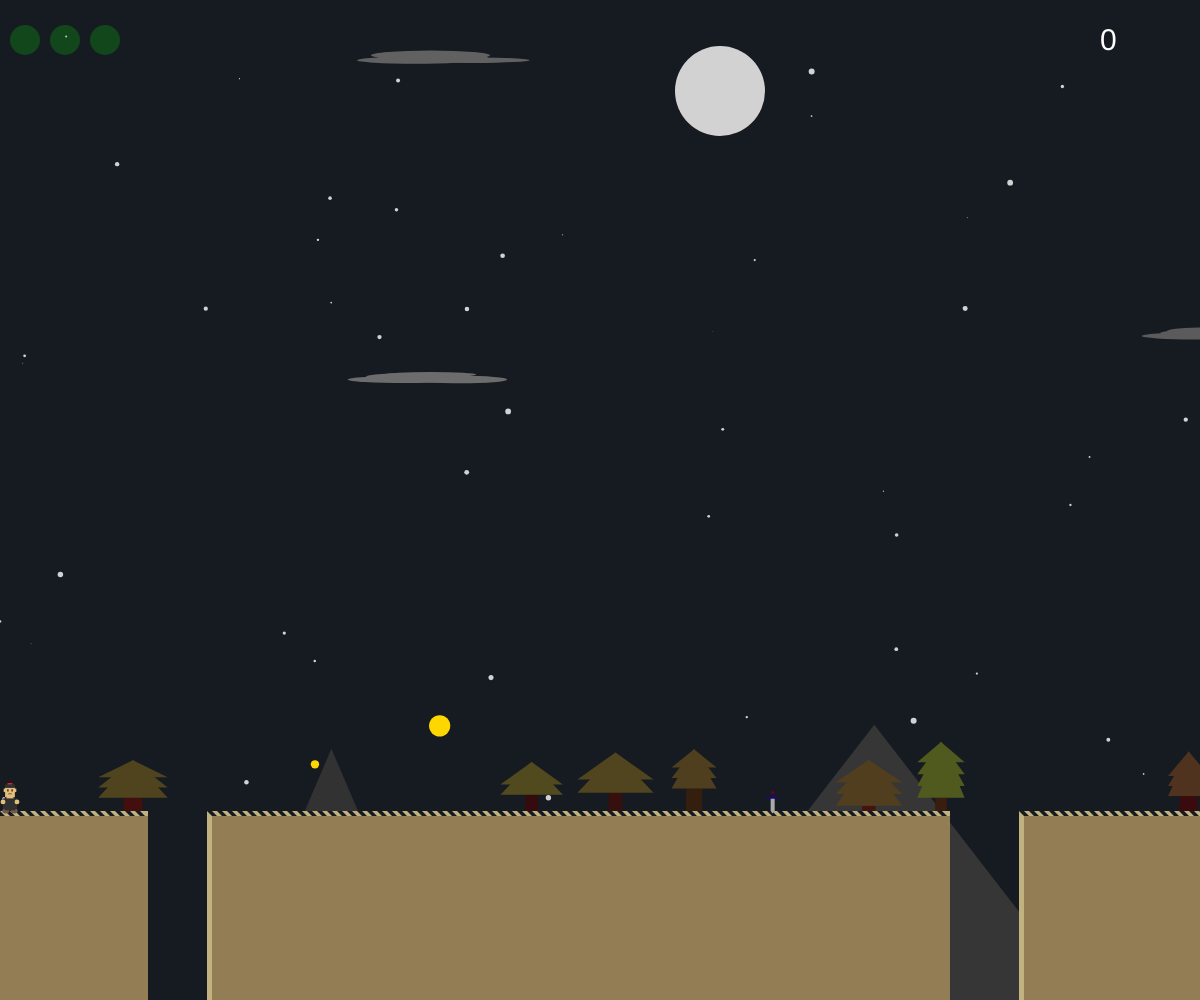
Frame 1 (no input)
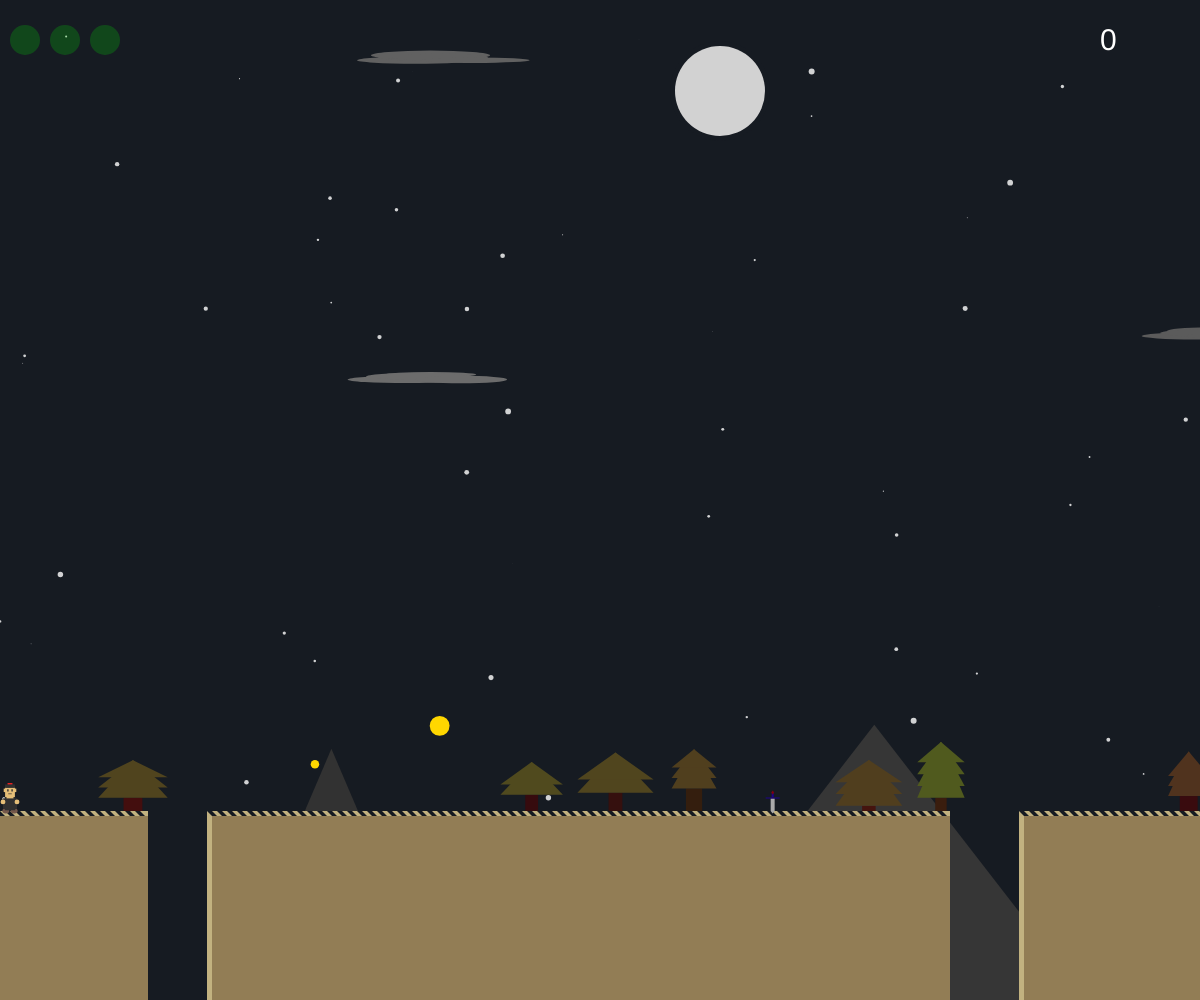
Frame 60 (no input)
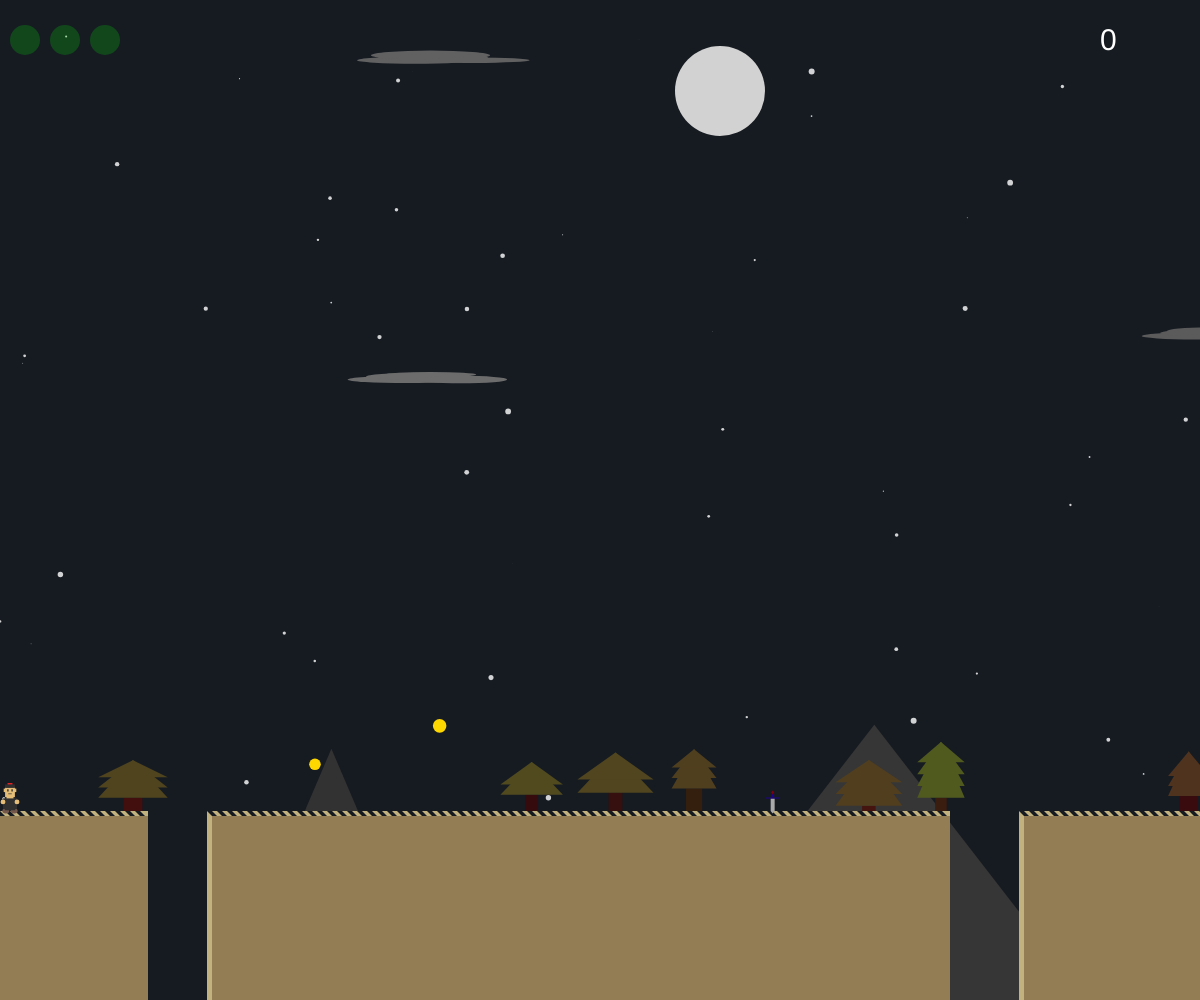
Frame 120 (the mouse pressed at the canvas centre since frame 60)

The p5.js sketch that drew these frames (run headless with seeded random() and noise() and a simulated clock; from frame 60 on, the mouse is pressed at the canvas centre):

// p5.js sketch
// ── sketch.js
// game can be played at https://weilandia.github.io/pyrenees/
// character code is loaded from ./character.js
// level code is loaded from ./level.js

var scrollPos;

function startGame() {
  character.x = 10;
  character.y = lvl.ground.y;
  character.isPlummeting = false;

  scrollPos = 0;
}

function resetGame() {
  character.lives = 3;
  initializeLevel();
  startGame();
}

function setup() {
  createCanvas(windowWidth, windowHeight);
  resetGame();
}

function draw() {
  push();

  translate(scrollPos, 1);
  drawLevel();
  drawCharacter();

  pop();

  if (character.lives < 1) {
    gameOver();
    return;
  }

  if (lvl.flagpole.isReached) {
    levelComplete();
    return;
  } else {
    checkFlagpole();
  }

  handleMovement();
  handleCanyons();
  handleItemCollection();

  checkPlayerDie();

  drawScoreIndicator();
  drawLifeIndicator();
}

function handleMovement() {
  if (character.isLeft) {
    character.x = constrain(character.x - 4, 5, lvl.endX - 10);

    if (character.x > width * 0.8 && scrollPos < 0) {
      scrollPos += 4;
    }
  }

  if (character.isRight && character.x < lvl.endX - 10) {
    character.x = constrain(character.x + 4, 0, lvl.endX - 10);

    if (character.x > width * 0.8 && scrollPos > -(lvl.endX - width)) {
      scrollPos -= 4;
    }
  }

  if (character.y < lvl.ground.y) {
    character.isFalling = true;
    character.y += 2;
  } else {
    character.isFalling = false;
  }
}

function handleItemCollection() {
  if (dist(character.x, character.x, lvl.sword.x, character.x) < 5 && lvl.sword.isFound === false) {
    lvl.sword.isFound = true;
    lvl.score += lvl.sword.value;
  }

  for (var c = 0; c < lvl.coins.length; c++) {
    var coin = lvl.coins[c];

    if (dist(character.x, character.y, coin.x, coin.y) < 50 && coin.isFound === false) {
      lvl.coins[c].isFound = true;
      lvl.score += coin.value;
    }
  }
}

function handleCanyons() {
  for (var c = 0; c < lvl.canyons.length; c ++) {
    var canyon = lvl.canyons[c];

    if (
      character.x >= canyon[0] &&
      character.x < canyon[1] &&
      character.y === lvl.ground.y
    ) {
      character.isPlummeting = true;
    }
  }

  if (character.isPlummeting) {
    character.y += 5;
  }
}

function drawScoreIndicator() {
  fill(255);
  textSize(30);
  text(lvl.score, width - 100, 50);
}

function drawLifeIndicator() {
  for (var l = 0; l < character.lives; l++) {
    stroke([0, 255, 0, 50]);

    if (character.lives < 2) {
      stroke([255, 0, 0, 50]);
    }

    strokeWeight(30);
    point(25 + l * 40, 40);
    noStroke();
  }
}

function levelComplete() {
  fill(255);
  textSize(100);
  text('Level complete!', 5, 100);
  textSize(20);
  text('Press space to continue.', 10, 130);
}

function gameOver() {
  fill(255);
  textSize(100);
  text('Game Over', 5, 100);
  textSize(20);
  text('Press space to continue.', 10, 130);
}

function checkPlayerDie() {
  if (character.y >= height && character.lives > 0) {
    character.lives -= 1;
    startGame();
  }
}

function checkFlagpole() {
  if (dist(character.x, character.x, lvl.flagpole.x, character.x) < 5 && lvl.flagpole.isReached === false) {
    lvl.flagpole.isReached = true;
  }
}

function keyPressed() {
  if (lvl.flagpole.isReached || character.lives < 1) {
    keyCode == 32 && resetGame();
    return;
  }

  if (keyCode == 32 && character.y === lvl.ground.y) {
    character.y -= 100;
  }

  if (keyCode === LEFT_ARROW) {
    character.isLeft = true;
  }

  if (keyCode === RIGHT_ARROW) {
    character.isRight = true;
  }

  return false;
}

function keyReleased() {
  if (keyCode === LEFT_ARROW) {
    character.isLeft = false;
  }

  if (keyCode === RIGHT_ARROW) {
    character.isRight = false;
  }
}

function windowResized() {
  resizeCanvas(windowWidth, windowHeight);
}

// ── character.js
var character = {
  x: -20,
  y: -20,
  score: 0,
  lives: 3,
  scale: 0.7,
  isLeft: false,
  isRight: false,
  isFalling: false,
  isPlummeting: false,
  colors: {
    tone: [228, 190, 120],
    tunic: 48,
    hat: [230, 32, 32],
    boots: [116, 87, 74]
  }
};

function chScale(n) {
  return character.scale * n;
}

function drawCharacter() {
  var profile = character.isLeft || character.isRight;
  var xDir = character.isLeft ? -1 : 1;
  var gameCharX = character.x;
  var gameCharY = character.y

  fill(character["colors"]["boots"]);
  if (character.isFalling) {
    ellipse(gameCharX - chScale(6), gameCharY - chScale(3), chScale(10), chScale(7));
    ellipse(gameCharX + chScale(6), gameCharY - chScale(3), chScale(10), chScale(7));
  } else {
    ellipse(gameCharX - chScale(6), gameCharY, chScale(10), chScale(7));
    ellipse(gameCharX + chScale(6), gameCharY, chScale(10), chScale(7));
  }

  fill(character["colors"]["tunic"]);
  if (profile) {
    rect(gameCharX - chScale(4), gameCharY - chScale(16), chScale(8), chScale(15));
    rect(gameCharX - chScale(4), gameCharY - chScale(20), chScale(8), chScale(15));
    rect(gameCharX - chScale(6), gameCharY - chScale(18), chScale(12), chScale(15));
  } else {
    rect(gameCharX - chScale(7.5), gameCharY - chScale(16), chScale(15), chScale(15));
    rect(gameCharX - chScale(7.5), gameCharY - chScale(20), chScale(15), chScale(15));
    rect(gameCharX - chScale(10), gameCharY - chScale(18), chScale(20), chScale(15));
  }

  fill(character["colors"]["tone"]);
  if (profile) {
    if (character.isFalling) {
      ellipse(gameCharX + chScale(5) * xDir, gameCharY - chScale(15), chScale(7));
    } else {
      ellipse(gameCharX + chScale(5) * xDir, gameCharY - chScale(13), chScale(7));
    }
  } else {
    if (character.isFalling) {
      ellipse(gameCharX - chScale(10), gameCharY - chScale(20), chScale(7));
      ellipse(gameCharX + chScale(10), gameCharY - chScale(15), chScale(7));
    } else {
      ellipse(gameCharX - chScale(10), gameCharY - chScale(13), chScale(7));
      ellipse(gameCharX + chScale(10), gameCharY - chScale(13), chScale(7));
    }
  }

  // head
  rect(gameCharX - chScale(5), gameCharY - chScale(28), chScale(10), chScale(10));
  rect(gameCharX - chScale(7), gameCharY - chScale(34), chScale(14), chScale(14));

  if (profile) {
    if (character.isLeft) {
      rect(gameCharX - chScale(8), gameCharY - chScale(29), chScale(1), chScale(3));
    } else {
      rect(gameCharX + chScale(7), gameCharY - chScale(29), chScale(1), chScale(3));
    }
  } else {
    rect(gameCharX - chScale(9), gameCharY - chScale(32), chScale(18), chScale(5));
  }

  // hat
  fill(character["colors"]["hat"]);
  rect(gameCharX - chScale(3.5), gameCharY - chScale(40), chScale(7), chScale(5));

  fill(character["colors"]["tunic"]);
  rect(gameCharX - chScale(7), gameCharY - chScale(38), chScale(14), chScale(5));

  // eyes
  if (profile) {
    if (character.isLeft) {
      rect(gameCharX - chScale(3), gameCharY - chScale(31), chScale(2), chScale(3));
    } else {
      rect(gameCharX + chScale(2), gameCharY - chScale(31), chScale(2), chScale(3));
    }
  } else {
    rect(gameCharX - chScale(4), gameCharY - chScale(31), chScale(2), chScale(3));
    rect(gameCharX + chScale(2), gameCharY - chScale(31), chScale(2), chScale(3));
  }

  // mouth
  if (profile) {
    if (character.isLeft) {
      rect(gameCharX - chScale(4.5), gameCharY - chScale(25), chScale(3), chScale(1));
    } else {
      rect(gameCharX + chScale(2.5), gameCharY - chScale(25), chScale(3), chScale(1));
    }
  } else {
    rect(gameCharX - chScale(2.5), gameCharY - chScale(25), chScale(5), chScale(1));
  }
}

// ── level.js
var lvl, mountains, ground, moon, stars, sword;

function initializeLevel() {
  lvl = {
    score: 0,
    startX: -5,
    endX: 7000,
    flagpole: {
      x: 6950,
      isReached: false
    },
    sky: {
      fill: [22, 27, 34]
    },
    ground: {
      y: height - 190,
      fill: [194, 178, 128],
      darkFill: [146, 125, 85],
      bounds: []
    },
    mountains: {
      objects: []
    },
    moon: {
      x: 720,
      y: 90,
      diameter: 90,
      fill: 210
    },
    trees: {
      objects: []
    },
    stars: {
      count: 50,
      fill: [255, 255, 255, 205],
      objects: []
    },
    clouds: {
      objects: []
    },
    sword: {
      handleFill: [30, 0, 140],
      jewelFill: [127, 0, 14],
      bladeFill: 170,
      height: 12.5,
      isFound: false,
      value: 1
    },
    canyons: [],
    coins: []
  };

  buildGround();
  buildTrees();
  buildMountains();
  buildStars();
  buildClouds();
  buildSword();
  buildCoins();
}

function drawLevel() {
  background(lvl.sky.fill);

  drawStars();
  drawSky();
  drawMountains();
  drawGround();
  drawTrees();
  drawClouds();
  drawSword(lvl.sword.x, lvl.sword.y);
  drawCoins();
  drawFlagpole();
}

function buildGround() {
  var startX = lvl.startX;
  var endX;

  for (var i = 100; i < lvl.endX; i += 800) {
    var canyonStart = i + round(random(0, 60));
    var canyonEnd = canyonStart + round(random(50, 120));
    lvl.canyons.push([canyonStart, canyonEnd]);
  }

  for (var c = 0; c < lvl.canyons.length; c++) {
    var canyon = lvl.canyons[c];
    lvl.ground.bounds.push([startX, canyon[0]]);
    startX = canyon[1];

    if (c === lvl.canyons.length - 1) {
      lvl.ground.bounds.push([canyon[1], lvl.endX]);
    }
  }
}

function buildCoins() {
  var coinBounds = lvl.ground.bounds.slice(1, lvl.ground.bounds.length - 1);

  for (var c = 0; c < coinBounds.length; c++) {
    for (var n = 0; n < 2; n++) {
      var coinBound = coinBounds[c];
      var coinX = random(coinBound[0], coinBound[1]);
      var coinY = random(lvl.ground.y, lvl.ground.y - 100);

      lvl.coins.push({
        x: coinX,
        y: coinY,
        isFound: false,
        value: 1,
        size: round(random(1, 3))
      });
    }
  }
}

function drawFlagpole() {
  stroke(100);
  strokeWeight(4);
  line(lvl.flagpole.x, lvl.ground.y, lvl.flagpole.x, lvl.ground.y - 150);
  strokeWeight(0);

  var y = lvl.ground.y;

  fill(255, 204, 150);

  if (lvl.flagpole.isReached) {
    fill(105, 204, 150);
    y -= 130;
  }

  triangle(lvl.flagpole.x, y, lvl.flagpole.x, y - 20, lvl.flagpole.x + 20, y - 10);
}

function drawCoins() {
  for (var c = 0; c < lvl.coins.length; c++) {
    var coin = lvl.coins[c];
    if (coin.isFound) continue;
    stroke(255, 215, 0);
    strokeWeight(random(coin.size * 4, coin.size * 8));
    point(coin.x, coin.y);
  }

  noStroke();
}

function buildSword() {
  var swordBounds = lvl.ground.bounds[1];
  lvl.sword.x = random(swordBounds[0], swordBounds[1]);
  lvl.sword.y = lvl.ground.y - 12.5;
}

function drawSword(x, y) {
  if (lvl.sword.isFound) return;

  fill(lvl.sword.bladeFill);
  rect(x, y, 4, 12.5);
  triangle(x + 2, y + 15, x, y + 12.5, x + 4, y + 12.5);
  fill(lvl.sword.handleFill);
  rect(x - 5, y - 1, 14, 1);
  rect(x + 1, y - 6, 2, 5);
  fill(lvl.sword.jewelFill);
  quad(x + 2, y - 4, x + 3.5, y - 6, x + 2, y - 8, x + 0.5, y - 6);
}

function buildMountains() {
  var bounds = lvl.ground.bounds;

  for (var i = 0; i < bounds.length; i++) {
    var bound = bounds[i];
    var mountainCount = bound[1] - bound[0] < 500 ? 0 : round(random(0, 2));

    for (var m = 1; m <= mountainCount; m += 1) {
      var x = random(bound[0], bound[1] - 250);
      var y = random(250, 500);
      var width = random(200, 450);

      var mountain = {
        x: x,
        y: y,
        width: width,
        fill: random(40, 55)
      };

      lvl.mountains.objects.push(mountain);
    }
  }
}

function drawMountains() {
  for (var m = 0; m < lvl.mountains.objects.length; m++) {
    var mountain = lvl.mountains.objects[m];

    noStroke();
    fill(mountain.fill);
    triangle(
      mountain.x,
      height,
      mountain.x + mountain.width,
      height,
      mountain.x + mountain.width / 2,
      height - mountain.y
    );
  }
}

function drawGround() {
  noStroke();

  var y = lvl.ground.y;

  for (var b = 0; b < lvl.ground.bounds.length; b++) {
    var bounds = lvl.ground.bounds[b];

    var startX = bounds[0];
    var endX = bounds[1];

    fill(lvl.ground.fill);
    rect(startX, y, endX - startX + 5, height - y);

    fill(lvl.ground.darkFill);
    rect(startX + 5, y + 5, endX - startX, height - y);

    fill(lvl.sky.fill);
    for (var x = startX; x < endX; x += 10) {
      quad(x, y, x + 5, y, x + 10, y + 5, x + 5, y + 5);
    }
  }

  noStroke();
}

function buildStars() {
  for (i = 0; i < lvl.stars.count * (lvl.endX / width); i += 1) {
    lvl.stars.objects.push({
      strokeWeight: random(6),
      x: random(lvl.endX),
      y: random(height)
    });
  }
}

function drawStars() {
  stroke(lvl.stars.fill);

  for (var s = 0; s < lvl.stars.objects.length; s++) {
    var star = lvl.stars.objects[s];

    strokeWeight(star.strokeWeight);
    point(star.x, star.y);
  }
}

function buildClouds() {
  for (var i = 0; i < (lvl.endX / width) * 4; i += 1) {
    var x = random(0, lvl.endX);
    var y = random(0, lvl.ground.y - 300);

    lvl.clouds.objects.push({
      fill: lvl.moon.fill - random(100, 150),
      layers: [
        { x: x, y: y + 40, w: random(80, 120), h: 7 },
        {
          x: x + random(5, 15),
          y: y + 37,
          w: random(80, 120),
          h: random(5, 10)
        },
        {
          x: x + random(5, 15) * 2,
          y: y + 35,
          w: random(80, 120),
          h: random(5, 10)
        },
        {
          x: x + random(5, 15) * 3,
          y: y + 37,
          w: random(80, 120),
          h: random(5, 10)
        },
        {
          x: x + random(5, 15) * 4,
          y: y + 40,
          w: random(80, 120),
          h: random(5, 10)
        }
      ]
    });
  }
}

function drawClouds() {
  for (var c = 0; c < lvl.clouds.objects.length; c++) {
    drawCloud(lvl.clouds.objects[c]);
  }
}

function drawCloud(cloud) {
  fill(cloud.fill);

  for (var l = 0; l < cloud.layers.length; l++) {
    var layer = cloud.layers[l];
    ellipse(layer.x, layer.y, layer.w, layer.h);
  }
}

function buildTrees() {
  var bounds = lvl.ground.bounds;

  for (var i = 0; i < bounds.length; i++) {
    var bound = bounds[i];
    var treeCount = (bound[1] - bound[0]) / 150 + round(random(-1, 1));

    for (var t = 1; t <= treeCount; t += 1) {
      var x = random(bound[0], bound[1]);
      var branchCount = random(2, 4);
      var branchHeight = random(10, 14);
      var trunkHeight = random(3, 25);

      var tree = {
        x: x,
        y: lvl.ground.y,
        branchCount: branchCount,
        branchWidth: random(20, 40),
        trunkWidth: random(10, 20),
        branchHeight: branchHeight,
        trunkHeight: trunkHeight,
        branchColor: [80, random(50, 90), 30],
        trunkColor: [random(50, 80), random(10, 30), 14]
      };

      lvl.trees.objects.push(tree);
    }
  }
}

function drawTrees() {
  for (var t = 0; t < lvl.trees.objects.length; t++) {
    drawTree(lvl.trees.objects[t]);
  };
}

function drawTree(tree) {
  fill(tree.trunkColor);

  var trunkTop = tree.y - tree.trunkHeight;
  rect(
    tree.x - tree.trunkWidth / 2,
    trunkTop,
    tree.trunkWidth,
    tree.trunkHeight
  );

  fill(tree.branchColor);

  for (var i = 0; i < round(tree.branchCount); i += 1) {
    var totalHeight = tree.branchHeight * tree.branchCount;

    triangle(
      tree.x,
      tree.y - tree.branchHeight - totalHeight - tree.trunkHeight,
      tree.x - tree.branchWidth,
      tree.y - tree.branchHeight * i - tree.trunkHeight,
      tree.x + tree.branchWidth,
      tree.y - tree.branchHeight * i - tree.trunkHeight
    );
  }
}

function drawSky() {
  noStroke();

  fill(lvl.sky.fill);
  ellipse(lvl.moon.x, lvl.moon.y, lvl.moon.diameter + 10);
  fill(lvl.moon.fill);
  ellipse(lvl.moon.x, lvl.moon.y, lvl.moon.diameter);
}

// ── setting.js
/*

Night Desert

*/

var lvl, mountains, ground, moon, stars, sword;

function initializeSetting() {
  lvl = {
    score: 0,
    startX: -5,
    endX: 7000,
    sky: {
      fill: [22, 27, 34]
    },
    ground: {
      y: height - 190,
      fill: [194, 178, 128],
      darkFill: [146, 125, 85],
      bounds: []
    },
    mountains: {
      objects: []
    },
    moon: {
      x: 720,
      y: 90,
      diameter: 90,
      fill: 210
    },
    trees: {
      objects: []
    },
    stars: {
      count: 50,
      fill: [255, 255, 255, 205],
      objects: []
    },
    clouds: {
      objects: []
    },
    sword: {
      handleFill: [30, 0, 140],
      jewelFill: [127, 0, 14],
      bladeFill: 170,
      height: 12.5,
      isFound: false,
      value: 100
    },
    canyons: [],
    coins: []
  };

  buildGround();
  buildTrees();
  buildMountains();
  buildStars();
  buildClouds();
  buildSword();
  buildCoins();
}

function drawSetting() {
  background(lvl.sky.fill);

  drawStars();
  drawSky();
  drawMountains();
  drawGround();
  drawTrees();
  drawClouds();
  drawSword(lvl.sword.x, lvl.sword.y);
  drawCoins();
}

function buildGround() {
  var startX = lvl.startX;
  var endX;

  for (var i = 100; i < lvl.endX; i += 800) {
    var canyonStart = i + round(random(0, 60));
    var canyonEnd = canyonStart + round(random(50, 120));
    lvl.canyons.push([canyonStart, canyonEnd]);
  }

  for (var c = 0; c < lvl.canyons.length; c++) {
    var canyon = lvl.canyons[c];
    lvl.ground.bounds.push([startX, canyon[0]]);
    startX = canyon[1];

    if (c === lvl.canyons.length - 1) {
      lvl.ground.bounds.push([canyon[1], lvl.endX]);
    }
  }
}

function buildCoins() {
  var coinBounds = lvl.ground.bounds.slice(1, lvl.ground.bounds.length - 1);

  for (var c = 0; c < coinBounds.length; c++) {
    for (var n = 0; n < 2; n++) {
      var coinBound = coinBounds[c];
      var coinX = random(coinBound[0], coinBound[1]);
      var coinY = random(lvl.ground.y, lvl.ground.y - 100);

      lvl.coins.push({
        x: coinX,
        y: coinY,
        isFound: false,
        value: round(random(1, 3))
      });
    }
  }
}

function drawCoins() {
  for (var c = 0; c < lvl.coins.length; c++) {
    var coin = lvl.coins[c];
    if (coin.isFound) continue;
    stroke(255, 215, 0);
    strokeWeight(random(coin.value * 4, coin.value * 8));
    point(coin.x, coin.y);
  }

  noStroke();
}

function buildSword() {
  var swordBounds = lvl.ground.bounds[1];
  lvl.sword.x = random(swordBounds[0], swordBounds[1]);
  lvl.sword.y = lvl.ground.y - 12.5;
}

function drawSword(x, y) {
  if (lvl.sword.isFound) return;

  fill(lvl.sword.bladeFill);
  rect(x, y, 4, 12.5);
  triangle(x + 2, y + 15, x, y + 12.5, x + 4, y + 12.5);
  fill(lvl.sword.handleFill);
  rect(x - 5, y - 1, 14, 1);
  rect(x + 1, y - 6, 2, 5);
  fill(lvl.sword.jewelFill);
  quad(x + 2, y - 4, x + 3.5, y - 6, x + 2, y - 8, x + 0.5, y - 6);

  scale(1);
}

function buildMountains() {
  var bounds = lvl.ground.bounds;

  for (var i = 0; i < bounds.length; i++) {
    var bound = bounds[i];
    var mountainCount = bound[1] - bound[0] < 500 ? 0 : round(random(0, 2));

    for (var m = 1; m <= mountainCount; m += 1) {
      var x = random(bound[0], bound[1] - 250);
      var y = random(250, 500);
      var width = random(200, 450);

      var mountain = {
        x: x,
        y: y,
        width: width,
        fill: random(40, 55)
      };

      lvl.mountains.objects.push(mountain);
    }
  }
}

function drawMountains() {
  for (var m = 0; m < lvl.mountains.objects.length; m++) {
    var mountain = lvl.mountains.objects[m];
    
    noStroke();
    fill(mountain.fill);
    triangle(
      mountain.x,
      height,
      mountain.x + mountain.width,
      height,
      mountain.x + mountain.width / 2,
      height - mountain.y
    );
  }
}

function drawGround() {
  noStroke();

  var y = lvl.ground.y;
  
  for (var b = 0; b < lvl.ground.bounds.length; b++) {
    var bounds = lvl.ground.bounds[b];
    
    var startX = bounds[0];
    var endX = bounds[1];

    fill(lvl.ground.fill);
    rect(startX, y, endX - startX + 5, height - y);

    fill(lvl.ground.darkFill);
    rect(startX + 5, y + 5, endX - startX, height - y);

    fill(lvl.sky.fill);
    for (var x = startX; x < endX; x += 10) {
      quad(x, y, x + 5, y, x + 10, y + 5, x + 5, y + 5);
    }
  }

  noStroke();
}

function buildStars() {
  for (i = 0; i < lvl.stars.count * (lvl.endX / width); i += 1) {
    lvl.stars.objects.push({
      strokeWeight: random(6),
      x: random(lvl.endX),
      y: random(height)
    });
  }
}

function drawStars() {
  stroke(lvl.stars.fill);
  
  for (var s = 0; s < lvl.stars.objects.length; s++) {
    var star = lvl.stars.objects[s];
    
    strokeWeight(star.strokeWeight);
    point(star.x, star.y);
  }
}

function buildClouds() {
  for (var i = 0; i < (lvl.endX / width) * 4; i += 1) {
    var x = random(0, lvl.endX);
    var y = random(0, lvl.ground.y - 300);

    lvl.clouds.objects.push({
      fill: lvl.moon.fill - random(100, 150),
      layers: [
        { x: x, y: y + 40, w: random(80, 120), h: 7 },
        {
          x: x + random(5, 15),
          y: y + 37,
          w: random(80, 120),
          h: random(5, 10)
        },
        {
          x: x + random(5, 15) * 2,
          y: y + 35,
          w: random(80, 120),
          h: random(5, 10)
        },
        {
          x: x + random(5, 15) * 3,
          y: y + 37,
          w: random(80, 120),
          h: random(5, 10)
        },
        {
          x: x + random(5, 15) * 4,
          y: y + 40,
          w: random(80, 120),
          h: random(5, 10)
        }
      ]
    });
  }
}

function drawClouds() {
  for (var c = 0; c < lvl.clouds.objects.length; c++) {
    drawCloud(lvl.clouds.objects[c]);
  }
}

function drawCloud(cloud) {
  fill(cloud.fill);

  for (var l = 0; l < cloud.layers.length; l++) {
    var layer = cloud.layers[l];
    ellipse(layer.x, layer.y, layer.w, layer.h);
  }
}

function buildTrees() {
  var bounds = lvl.ground.bounds;

  for (var i = 0; i < bounds.length; i++) {
    var bound = bounds[i];
    var treeCount = (bound[1] - bound[0]) / 150 + round(random(-1, 1));

    for (var t = 1; t <= treeCount; t += 1) {
      var x = random(bound[0], bound[1]);
      var branchCount = random(2, 4);
      var branchHeight = random(10, 14);
      var trunkHeight = random(3, 25);

      var tree = {
        x: x,
        y: lvl.ground.y,
        branchCount: branchCount,
        branchWidth: random(20, 40),
        trunkWidth: random(10, 20),
        branchHeight: branchHeight,
        trunkHeight: trunkHeight,
        branchColor: [80, random(50, 90), 30],
        trunkColor: [random(50, 80), random(10, 30), 14]
      };

      lvl.trees.objects.push(tree);
    }
  }
}

function drawTrees() {
  for (var t = 0; t < lvl.trees.objects.length; t++) {
    drawTree(lvl.trees.objects[t]);
  };
}

function drawTree(tree) {
  fill(tree.trunkColor);

  var trunkTop = tree.y - tree.trunkHeight;
  rect(
    tree.x - tree.trunkWidth / 2,
    trunkTop,
    tree.trunkWidth,
    tree.trunkHeight
  );

  fill(tree.branchColor);

  for (var i = 0; i < round(tree.branchCount); i += 1) {
    var totalHeight = tree.branchHeight * tree.branchCount;

    triangle(
      tree.x,
      tree.y - tree.branchHeight - totalHeight - tree.trunkHeight,
      tree.x - tree.branchWidth,
      tree.y - tree.branchHeight * i - tree.trunkHeight,
      tree.x + tree.branchWidth,
      tree.y - tree.branchHeight * i - tree.trunkHeight
    );
  }
}

function drawSky() {
  noStroke();

  fill(lvl.sky.fill);
  ellipse(lvl.moon.x, lvl.moon.y, lvl.moon.diameter + 10);
  fill(lvl.moon.fill);
  ellipse(lvl.moon.x, lvl.moon.y, lvl.moon.diameter);
}
